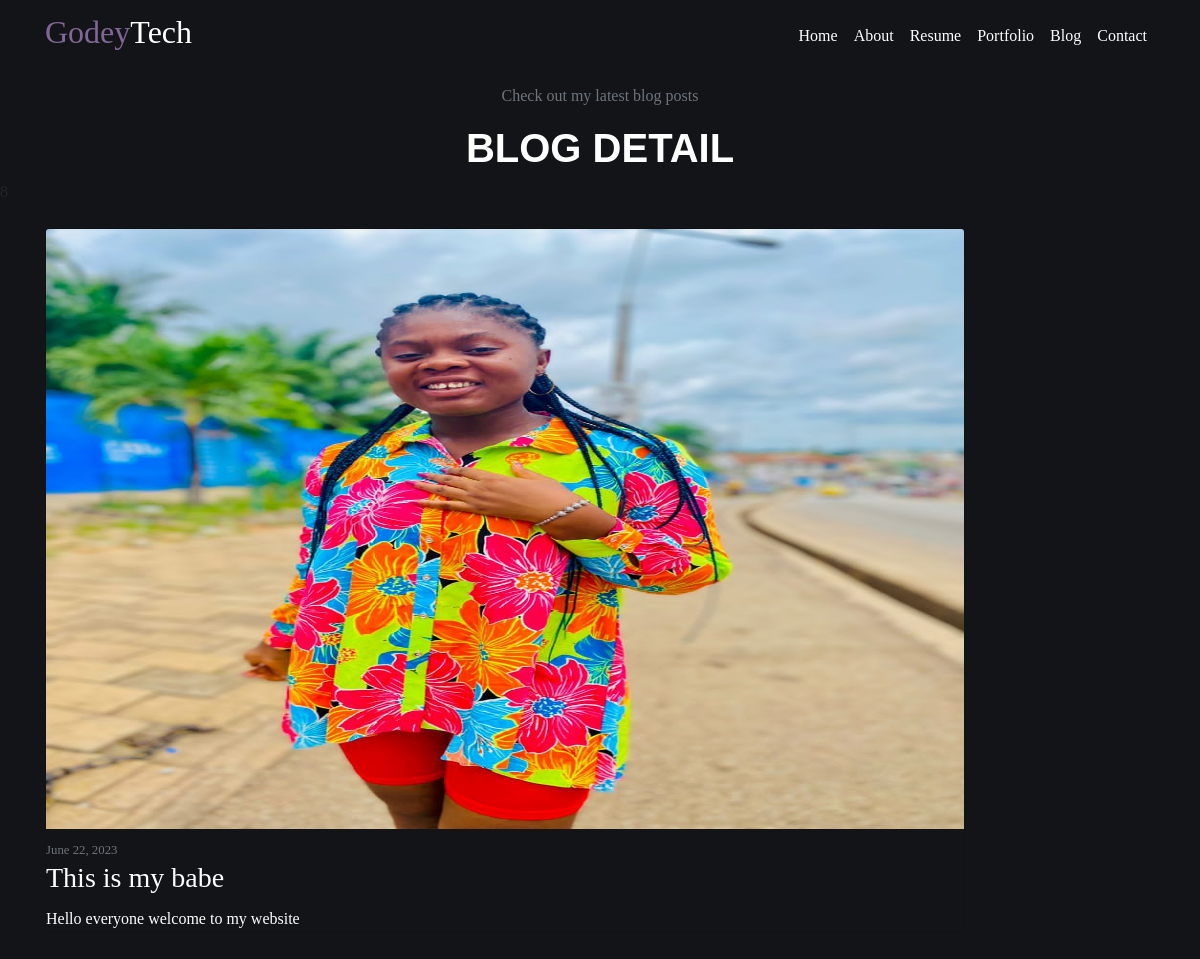
Page /1/blog_detail/ on the committed database.
### my_site/models.py (models this page shows, shortened)
class Blog(models.Model):
    article = models.ForeignKey(Article, on_delete=models.CASCADE)
    title = models.CharField(max_length=100)
    image = models.ImageField(upload_to='blog-img', default='')
    content = models.TextField()
    date_posted = models.DateTimeField(default=timezone.now)

class Article(models.Model):
    article = models.TextField()
    date = models.DateTimeField(auto_now_add=True)
    def __str__(self):
        return self.article

### my_site/views.py (the view)
# urls.py: path('<pk>/blog_detail/', views.blog_detail, name="blog_detail"),
def blog_detail(request, pk):
    blog = Blog.objects.get(id=pk)
    context = {
        'blog':blog,
        'title': 'Blog Detail',
    }
    return render(request, 'my_site/blog_detail.html', context)

### my_site/templates/my_site/blog_detail.html
{% extends 'my_site/base.html' %}
{% load static %}
{% block css_files %}
<link rel="stylesheet" href="{% static 'my_site/index.css' %}">
{% endblock %}
{% block content %}
<section id="blog" class="pt-5 pb-5">
    <div class="text-center" style="color:#fff; padding-top: 3%;">
        <p class="text-muted">Check out my latest blog posts</p>
        <h1 class="text-header">BLOG DETAIL</h1>
    </div>8
    <div class="container">
        <div class="row pt-4">
            <div class="col-md-10">
                <div class="card detail-card mb-4">
                        <img class="card-img-top" src="{{ blog.image.url }}" height="600vh" width="100%" alt="Card image cap">
                    <div class="blog-metadata mt-2">
                        <small class="text-muted">{{ blog.date_posted|date:"F d, Y" }}</small>
                    </div>
                    <div class="blog-metadata">
                        <h3 class="card-title">{{ blog.title }}</h3>
                        <p class="card-text">{{ blog.article }}</p>
                    </div>
                </div>
            </div>
        </div>
    </div>
</section>
{% endblock content %}

### rows in the picture
Blog: image (picture), date_posted "June 22, 2023", title "This is my babe", article "Hello everyone welcome to my website"
